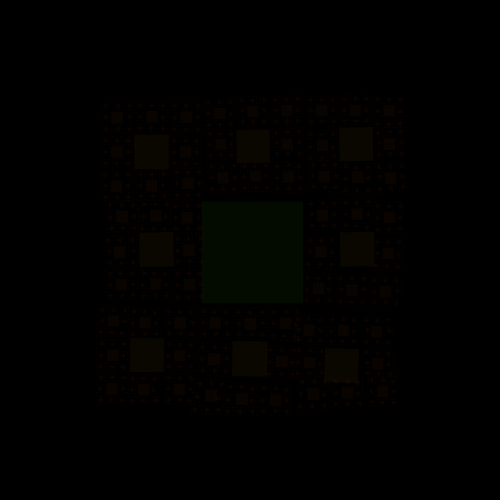
Frame 1 (no input)
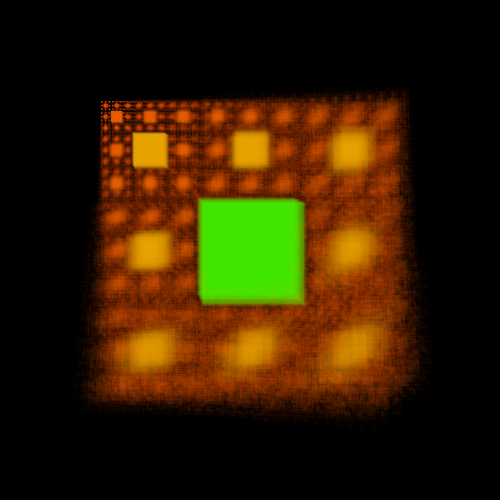
Frame 60 (the mouse pressed at the canvas centre just before this capture)
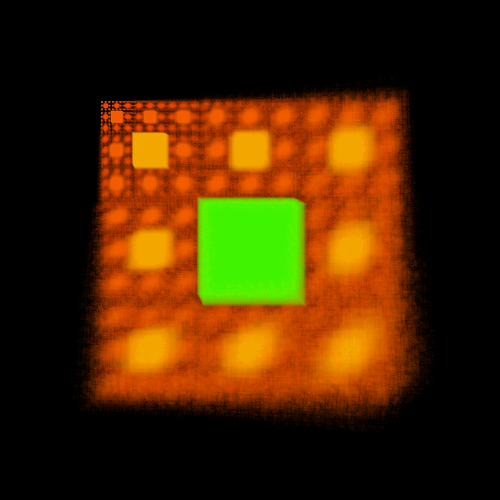
Frame 120 (the mouse held since frame 60 and released just before this capture)

The Processing sketch that drew these frames (run headless with seeded random() and noise(); from frame 60 on, the mouse is pressed at the canvas centre):

// Processing sketch: sywanSierpinskiegoSzalony3
// ── sywanSierpinskiegoSzalony3.pde
void setup() {
  size(500, 500);
  frameRate(60);
  background(0);
  noStroke();
  colorMode(HSB);
}

void draw() {
  //background(0);
  dywan(100, 100, 300);
}

void dywan(float x, float y, float rozmiar) {
  if (rozmiar > 3) { 
    rotate(random(-0.001, 0.001));
    fill(10+rozmiar/5,255,255,10);
    float r = rozmiar/random(2.9,3.1);
    rect(x+r, y+r, r, r);
    //pierwszy rzad
    dywan(x, y, r);
    dywan(x+r, y, r);
    dywan(x+2*r, y, r);
    //drugi rzad
    dywan(x, y+r, r);
    //dywan(x+r, y+r, r); //tego nie ma bo dywan ma wygryziony srodek
    dywan(x+2*r, y+r, r);
    //trzeci rzad
    dywan(x, y+2*r, r);
    dywan(x+r, y+2*r, r);
    dywan(x+2*r, y+2*r, r);
  }
}
